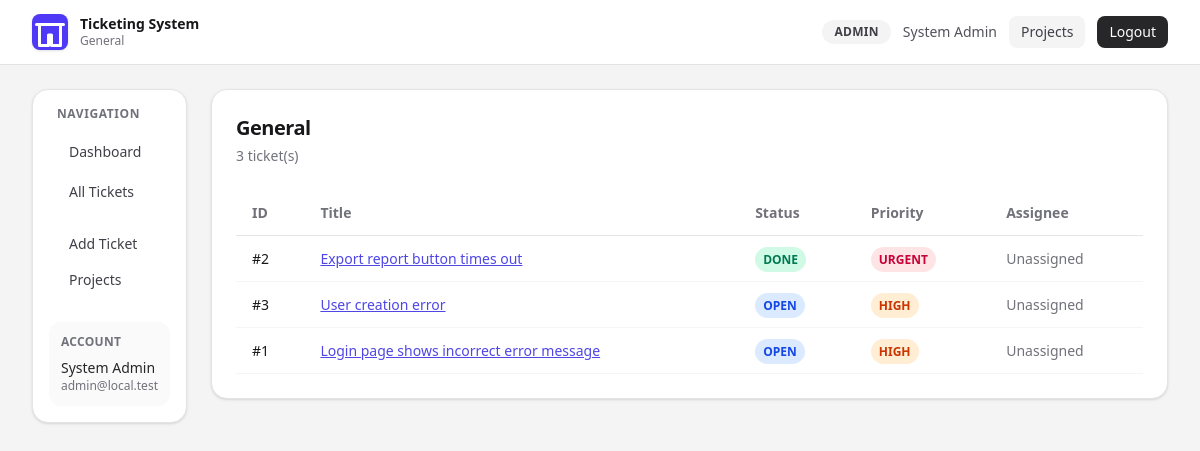
The app's page /project.php?project=General (signed in) with its own data.
### tables this page shows
CREATE TABLE "Ticket" (
    "id" INTEGER NOT NULL PRIMARY KEY AUTOINCREMENT,
    "userId" INTEGER,
    "author" TEXT NOT NULL DEFAULT 'Anonymous',
    "title" TEXT NOT NULL,
    "description" TEXT NOT NULL,
    "project" TEXT NOT NULL DEFAULT 'General',
    "module" TEXT,
    "appVersion" TEXT,
    "branch" TEXT,
    "environment" TEXT NOT NULL DEFAULT 'DEVELOPMENT',
    "severity" TEXT NOT NULL DEFAULT 'MEDIUM',
    "reproducible" BOOLEAN NOT NULL DEFAULT true,
    "expectedBehavior" TEXT,
    "actualBehavior" TEXT,
    "stepsToReproduce" TEXT,
    "errorLog" TEXT,
    "status" TEXT NOT NULL DEFAULT 'OPEN',
    "priority" TEXT NOT NULL DEFAULT 'MEDIUM',
    "assigneeUserId" INTEGER,
    "dueAt" DATETIME,
    "createdAt" DATETIME NOT NULL DEFAULT CURRENT_TIMESTAMP,
    "updatedAt" DATETIME NOT NULL,
    CONSTRAINT "Ticket_userId_fkey" FOREIGN KEY ("userId") REFERENCES "User" ("id") ON DELETE SET NULL ON UPDATE CASCADE,
    CONSTRAINT "Ticket_assigneeUserId_fkey" FOREIGN KEY ("assigneeUserId") REFERENCES "User" ("id") ON DELETE SET NULL ON UPDATE CASCADE
);

### src/tickets.php (called while the page is built, shortened)
<?php
function normalizedRole(array $user): string
{
    return strtoupper((string) ($user['role'] ?? 'USER'));
}
function canManageTickets(array $user): bool
{
    return in_array(normalizedRole($user), ['ADMIN', 'DEVELOPER', 'QA'], true);
}
function listTickets(array $user, array $filters = []): array
{
    $pdo = db();
    $where = [];
    $params = [];
    $status = $filters['status'] ?? null;
    $priority = $filters['priority'] ?? null;
    $severity = $filters['severity'] ?? null;
    $project = trim((string) ($filters['project'] ?? ''));
    if ($project !== '') {
        $where[] = 'project LIKE :project';
        $params['project'] = '%' . $project . '%';
    }
    $q = trim((string) ($filters['q'] ?? ''));
    $assigneeId = (int) ($filters['assigneeUserId'] ?? 0);
    $sql =
        'SELECT
            t.id, t.author, t.title, t.description, t.project, t.module, t.appVersion, t.branch,
            t.environment, t.severity, t.reproducible, t.expectedBehavior, t.actualBehavior,
            t.stepsToReproduce, t.errorLog, t.status, t.priority, t.createdAt, t.updatedAt,
            t.assigneeUserId, t.dueAt, a.name AS assigneeName
         FROM Ticket t
         LEFT JOIN User a ON a.id = t.assigneeUserId';
    if ($where !== []) {
        $sql .= ' WHERE ' . implode(' AND ', $where);
    }
    $sql .= ' ORDER BY t.updatedAt DESC';
    $stmt = $pdo->prepare($sql);
    $stmt->execute($params);
    return $stmt->fetchAll();
}

### public/project.php (the view, shortened to what this page needs)
<?php
require_once __DIR__ . '/../src/auth.php';
require_once __DIR__ . '/../src/tickets.php';
$user = currentUser();
$projectName = $_GET['project'] ?? '';
function statusBadge(string $status): string
{
    return match ($status) {
        'OPEN' => 'bg-blue-100 text-blue-700',
        'TRIAGED' => 'bg-cyan-100 text-cyan-700',
        'IN_PROGRESS' => 'bg-amber-100 text-amber-700',
        'IN_REVIEW' => 'bg-violet-100 text-violet-700',
        'TESTING' => 'bg-orange-100 text-orange-700',
        'DONE' => 'bg-emerald-100 text-emerald-700',
        default => 'bg-zinc-100 text-zinc-600',
    };
}
function priorityBadge(string $priority): string
{
    return match ($priority) {
        'LOW' => 'bg-slate-100 text-slate-700',
        'MEDIUM' => 'bg-violet-100 text-violet-700',
        'HIGH' => 'bg-orange-100 text-orange-700',
        'URGENT' => 'bg-rose-100 text-rose-700',
        default => 'bg-zinc-100 text-zinc-600',
    };
}
$tickets = listTickets($user, ['project' => $projectName]);
?>
<!DOCTYPE html>
<html lang="en">
<head>
  <link rel="stylesheet" href="/assets/app.css">
</head>
<body class="min-h-screen bg-zinc-100 text-zinc-900 antialiased">
  <nav class="sticky top-0 z-30 border-b border-zinc-200 bg-white/95 backdrop-blur">
    <div class="mx-auto flex h-16 max-w-[1400px] items-center justify-between px-4 sm:px-6 lg:px-8">
      <div class="flex items-center gap-3">
        <span class="inline-flex h-9 w-9 items-center justify-center rounded-lg bg-indigo-600 text-white shadow-sm">
          <svg viewBox="0 0 24 24" class="h-5 w-5" fill="none" stroke="currentColor" stroke-width="2" stroke-linecap="round" stroke-linejoin="round">
            <path d="M3 7h18"></path>
            <path d="M5 7v14h6V14h2v7h6V7"></path>
          </svg>
        </span>
        <div>
          <p class="text-sm font-semibold leading-tight">Ticketing System</p>
          <p class="text-xs text-zinc-500"><?= htmlspecialchars($projectName) ?></p>
        </div>
      </div>
      <div class="flex items-center gap-3">
        <span class="rounded-full bg-zinc-100 px-3 py-1 text-xs font-semibold uppercase tracking-wide text-zinc-700"><?= htmlspecialchars((string) $user['role'], ENT_QUOTES, 'UTF-8') ?></span>
        <span class="hidden text-sm text-zinc-600 md:inline"><?= htmlspecialchars((string) $user['name'], ENT_QUOTES, 'UTF-8') ?></span>
        <a href="/projects.php" class="rounded-lg bg-zinc-100 px-3 py-1.5 text-sm font-medium text-zinc-700 transition hover:bg-zinc-200">Projects</a>
        <form method="post">
          <button class="rounded-lg bg-zinc-800 px-3 py-1.5 text-sm font-medium text-white transition hover:bg-zinc-900">Logout</button>
        </form>
      </div>
    </div>
  </nav>
  <main class="mx-auto max-w-[1400px] px-4 py-6 sm:px-6 lg:px-8">
    <section class="flex gap-6">
      <aside class="sticky top-20 h-fit w-60 flex-none rounded-2xl border border-zinc-200 bg-white p-4 shadow-sm">
        <p class="px-2 text-xs font-semibold uppercase tracking-wider text-zinc-500">Navigation</p>
        <nav class="mt-3 space-y-1">
          <a href="/" class="flex items-center gap-2 rounded-lg px-3 py-2 text-sm font-medium text-zinc-700 hover:bg-zinc-100">
            Dashboard
          </a>
          <a href="/tickets.php" class="flex items-center gap-2 rounded-lg px-3 py-2 text-sm font-medium text-zinc-700 hover:bg-zinc-100">
            All Tickets
          </a>
        </nav>
        <a href="/add-ticket.php" class="mt-4 flex items-center gap-2 rounded-lg px-3 py-2 text-sm font-medium text-zinc-700 transition hover:bg-zinc-100">
          Add Ticket
        </a>
        <a href="/projects.php" class="flex items-center gap-2 rounded-lg px-3 py-2 text-sm font-medium text-zinc-700 transition hover:bg-zinc-100">
          Projects
        </a>
        <div class="mt-6 rounded-xl bg-zinc-50 p-3">
          <p class="text-xs font-semibold uppercase tracking-wide text-zinc-500">Account</p>
          <p class="mt-2 text-sm font-medium text-zinc-800"><?= htmlspecialchars((string) $user['name'], ENT_QUOTES, 'UTF-8') ?></p>
          <p class="text-xs text-zinc-500"><?= htmlspecialchars((string) $user['email'], ENT_QUOTES, 'UTF-8') ?></p>
        </div>
      </aside>
      <div class="flex-1">
        <div class="rounded-2xl border border-zinc-200 bg-white p-6 shadow-sm">
      <h1 class="text-xl font-bold tracking-tight"><?= htmlspecialchars($projectName) ?></h1>
      <p class="mt-1 text-sm text-zinc-500"><?= count($tickets) ?> ticket(s)</p>
      <div class="mt-6 overflow-x-auto">
        <table class="w-full" style="border-collapse:collapse;">
          <thead>
            <tr style="border-bottom:1px solid #e5e5e5;">
              <th style="padding:12px 16px;text-align:left;font-size:14px;font-weight:600;color:#71717a;">ID</th>
              <th style="padding:12px 16px;text-align:left;font-size:14px;font-weight:600;color:#71717a;">Title</th>
              <th style="padding:12px 16px;text-align:left;font-size:14px;font-weight:600;color:#71717a;">Status</th>
              <th style="padding:12px 16px;text-align:left;font-size:14px;font-weight:600;color:#71717a;">Priority</th>
              <th style="padding:12px 16px;text-align:left;font-size:14px;font-weight:600;color:#71717a;">Assignee</th>
            </tr>
          </thead>
          <tbody>
            <?php if (empty($tickets)): ?>
            <tr>
              <td colspan="5" style="padding:16px;text-align:center;font-size:14px;color:#71717a;">No tickets found.</td>
            </tr>
            <?php else: ?>
            <?php foreach ($tickets as $ticket): ?>
            <tr style="border-bottom:1px solid #f5f5f5;">
              <td style="padding:12px 16px;font-size:14px;color:#18181b;">#<?= (int) $ticket['id'] ?></td>
              <td style="padding:12px 16px;font-size:14px;color:#18181b;">
                <a href="/issue.php?id=<?= (int) $ticket['id'] ?>" style="color:#4f46e5;text-decoration:underline;"><?= htmlspecialchars($ticket['title'], ENT_QUOTES, 'UTF-8') ?></a>
              </td>
              <td style="padding:12px 16px;font-size:14px;">
                <span class="rounded-full px-2 py-1 text-xs font-semibold <?= statusBadge($ticket['status']) ?>"><?= htmlspecialchars($ticket['status'], ENT_QUOTES, 'UTF-8') ?></span>
              </td>
              <td style="padding:12px 16px;font-size:14px;">
                <span class="rounded-full px-2 py-1 text-xs font-semibold <?= priorityBadge($ticket['priority']) ?>"><?= htmlspecialchars($ticket['priority'], ENT_QUOTES, 'UTF-8') ?></span>
              </td>
              <td style="padding:12px 16px;font-size:14px;color:#71717a;"><?= htmlspecialchars($ticket['assigneeName'] ?? 'Unassigned', ENT_QUOTES, 'UTF-8') ?></td>
            </tr>
            <?php endforeach; ?>
            <?php endif; ?>
          </tbody>
</table>
        </div>
      </div>
    </div>
  </section>
</main>
</body>
</html>

### records on screen
ticket: id "2", title "Export report button times out", status "DONE", priority "URGENT", assigneeName "Unassigned"
ticket: id "3", title "User creation error", status "OPEN", priority "HIGH", assigneeName "Unassigned"
ticket: id "1", title "Login page shows incorrect error message", status "OPEN", priority "HIGH", assigneeName "Unassigned"

### other values on screen
$projectName "General"
$user['role'] "ADMIN"
$user['name'] "System Admin"
$user['email'] "admin@local.test"
count($tickets) "3"
